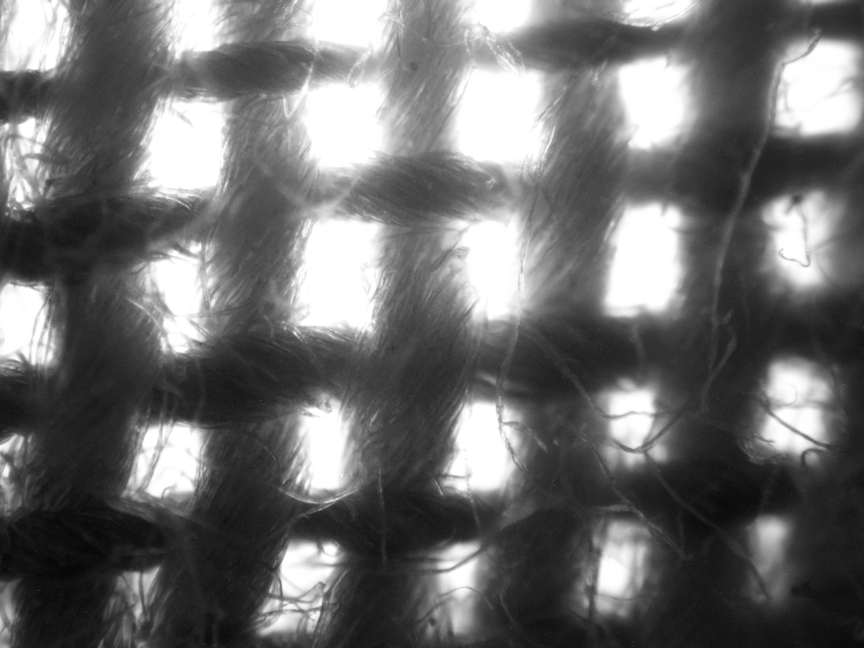
#> input picture sw10005.jpg, 2592 x 1944 px (shown at 1/3 size)
$ python project.py
#> lines starting #> are read from the running program, lines starting #| are printed output that depends on the picture; after the words box and inside, x2 and y2 are one past the last pixel; in counts of white or black regions, pixels touching at a corner belong together
import cv2
import numpy as np

# === Load Image ===
img = cv2.imread("sw10005.jpg")  # Replace with your image file
#> img is the input picture: shape (1944, 2592, 3); min 1, max 255, mean 110.7
gray = cv2.cvtColor(img, cv2.COLOR_BGR2GRAY)

# ===  Blur to reduce fine noise ===
gray_blurred = cv2.GaussianBlur(gray, (5, 5), 0)

# ===  Adaptive Threshold to get yarn (white) vs voids (black) ===
binary = cv2.adaptiveThreshold(
    gray_blurred, 255, cv2.ADAPTIVE_THRESH_GAUSSIAN_C,
    cv2.THRESH_BINARY_INV, 11, 2
)
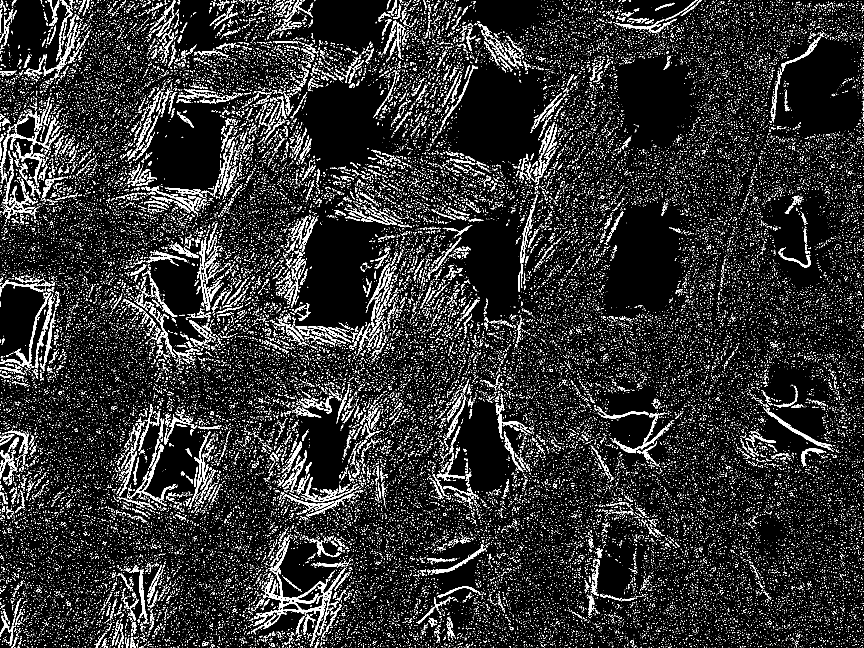
#> binary: shape (1944, 2592) (shown at 1/3 size); 9.8% white; 57173 white regions (54167 under 20 px), largest, box (x1, y1, x2, y2) and area: (770, 1700, 1037, 1941) 8162, (2300, 1223, 2496, 1349) 1977, (41, 878, 154, 1104) 1905

# ===  Morphological closing to fill small holes ===
kernel = np.ones((5, 5), np.uint8)
closed = cv2.morphologyEx(binary, cv2.MORPH_CLOSE, kernel)
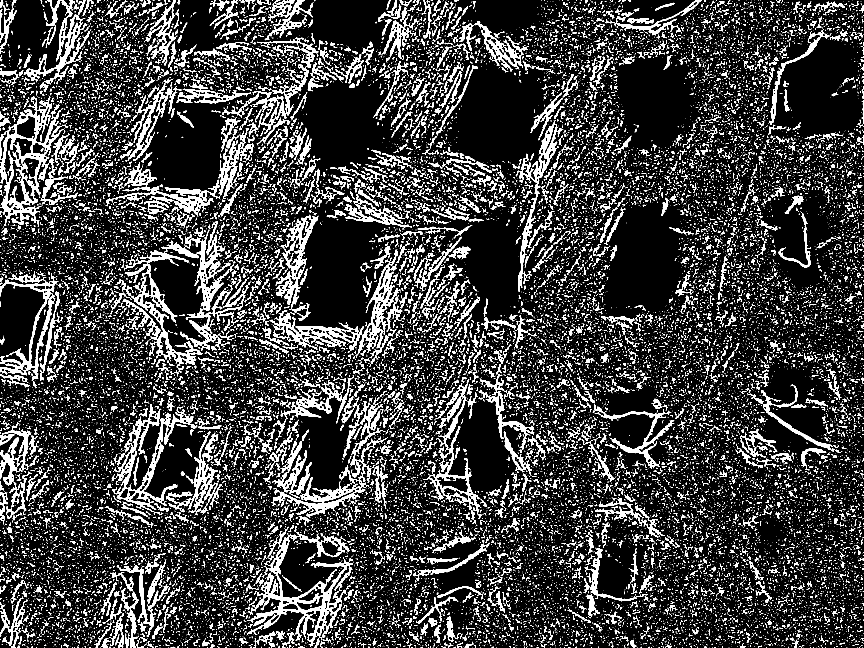
#> closed: shape (1944, 2592) (shown at 1/3 size); 15% white; 30686 white regions (26226 under 20 px), largest, box (x1, y1, x2, y2) and area: (741, 1580, 1058, 1941) 21699, (0, 289, 234, 680) 20726, (347, 722, 608, 1102) 14763

# ===  Remove small black dots inside yarn (white) ===
# Invert to find holes inside yarn
inv = cv2.bitwise_not(closed)
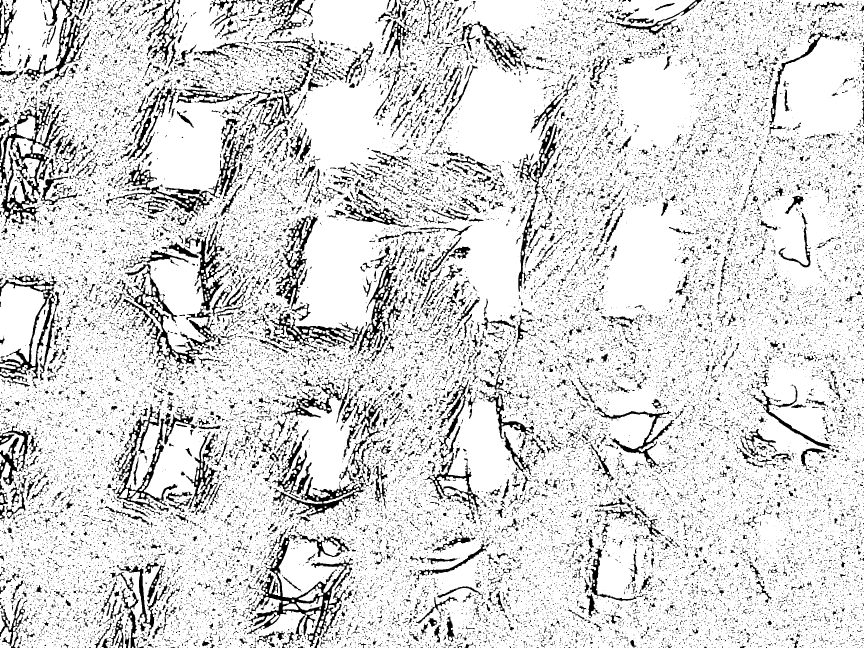
#> inv: shape (1944, 2592) (shown at 1/3 size); 85% white; 30686 black regions (26226 under 20 px)

# Find contours of small holes
contours, _ = cv2.findContours(inv, cv2.RETR_EXTERNAL, cv2.CHAIN_APPROX_SIMPLE)
#> contours = 123 contours, 25 with area under 20; largest, box (x1, y1, x2, y2) and area: (0, 0, 2592, 1944) 4894263, (0, 850, 136, 1093) 22274, (10, 414, 119, 558) 6452, (22, 481, 104, 610) 4077, (91, 896, 148, 1098) 3340
for cnt in contours:
    area = cv2.contourArea(cnt)
    if area < 150:  # Tune this threshold as needed
        cv2.drawContours(inv, [cnt], -1, (0), -1)  # Fill small black specks
#> this loop made 123 passes
#> area on passes 3, 5, 8, 9, 10, 12, 13, 15, 16, 17, 18, 20: 27, 136, 84.5, 44, 77, 70, 51, 188, 428.5, 51, 85, 29.5
#> (cnt, area) on passes 4, 14, 24, 26, 35, 49: ([[361, 1928], [361, 1935], [366, 1935], [366, 1928]], 35), ([[390, 1847], [390, 1852], [395, 1852], [395, 1847]], 25), ([[12, 1482], [12, 1488], [17, 1488], [17, 1482]], 30), ([[35, 1429], [35, 1434], [39, 1434], [39, 1429]], 20), ([[49, 1130], [49, 1134], [54, 1134], [54, 1130]], 20), ([[80, 627], [80, 631], [88, 631], [88, 627]], 32)
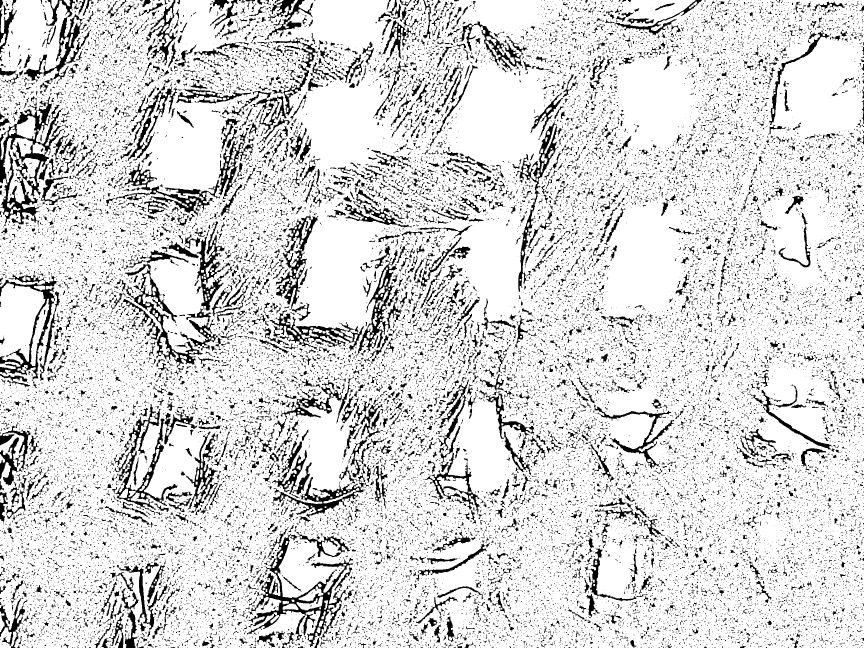
#> inv: shape (1944, 2592) (shown at 1/3 size); 84.9% white; 30686 black regions (26226 under 20 px), largest, box (x1, y1, x2, y2) and area: (0, 289, 234, 680) 21992, (741, 1580, 1058, 1941) 21699, (347, 722, 608, 1102) 14763

# Invert back to get cleaned yarn mask
cleaned = cv2.bitwise_not(inv)
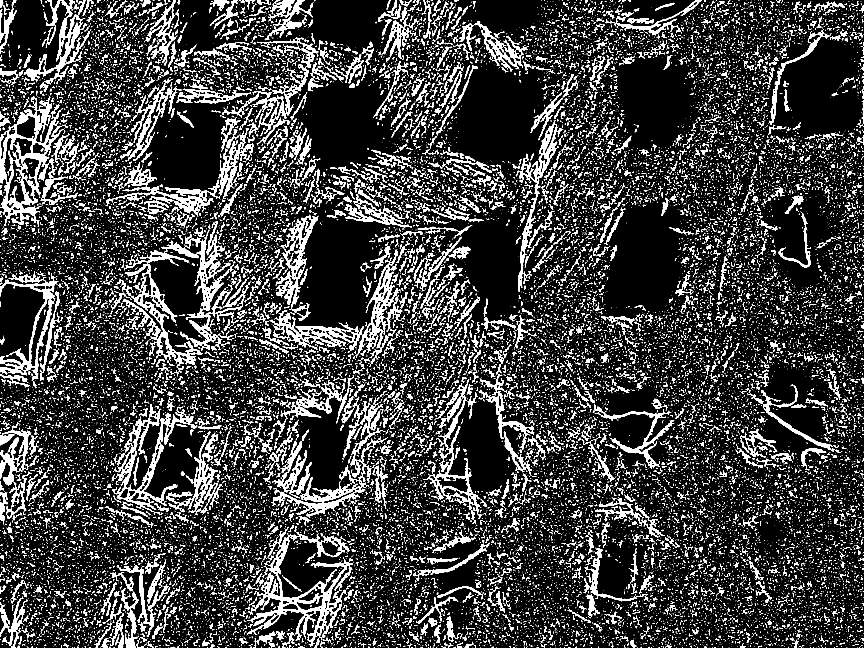
#> cleaned: shape (1944, 2592) (shown at 1/3 size); 15.1% white; 30686 white regions (26226 under 20 px), largest, box (x1, y1, x2, y2) and area: (0, 289, 234, 680) 21992, (741, 1580, 1058, 1941) 21699, (347, 722, 608, 1102) 14763

# ===  Calculate Covering Factor ===
yarn_pixels = np.sum(cleaned == 255)
#> yarn_pixels = 759998
total_pixels = cleaned.size
#> total_pixels = 5038848
covering_factor = yarn_pixels / total_pixels * 100
#> covering_factor = 15.08

print(f"✅ Cleaned Covering Factor: {covering_factor:.2f}%")
#| ✅ Cleaned Covering Factor: 15.08%
print(f"Yarn Pixels: {yarn_pixels}, Total Pixels: {total_pixels}")
#| Yarn Pixels: 759998, Total Pixels: 5038848

# ===  Show results (optional) ===
def resize(image, scale=0.5):
#> called with scale = 0.5
    h, w = image.shape[:2]
#> h = 1944; w = 2592
    return cv2.resize(image, (int(w * scale), int(h * scale)))

cv2.imshow("Original", resize(img))
cv2.imshow("Thresholded", resize(binary))
#> call 2 of resize, with scale = 0.5
#> in resize (call 2), `return cv2.resize(image, (int(w * scale), int(h * scale)))`:
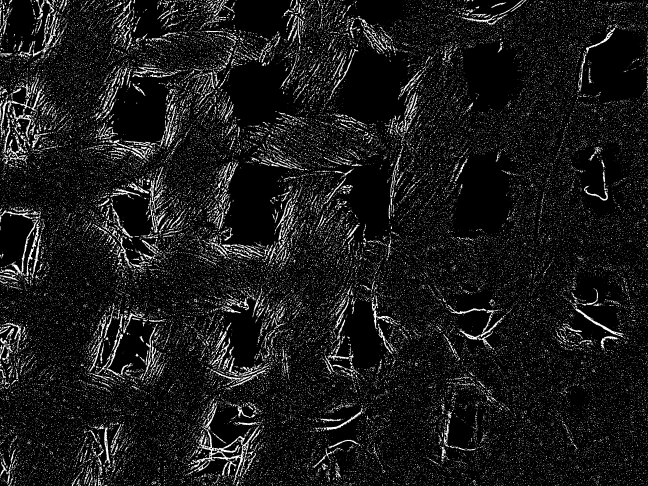
#> returned value: shape (972, 1296) (shown at 1/2 size); min 0, max 255, mean 25
cv2.imshow("After Closing", resize(closed))
#> call 3 of resize, with scale = 0.5
#> in resize (call 3), `return cv2.resize(image, (int(w * scale), int(h * scale)))`:
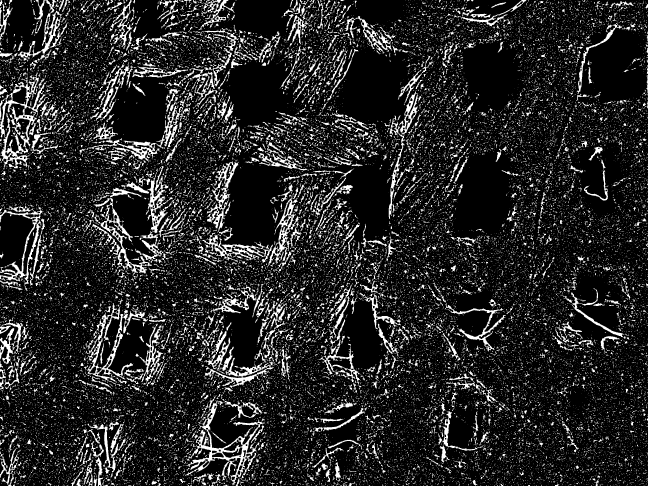
#> returned value: shape (972, 1296) (shown at 1/2 size); min 0, max 255, mean 38.2
cv2.imshow("Final Cleaned Mask", resize(cleaned))
cv2.waitKey(0)
cv2.destroyAllWindows()


# cv2.imwrite("cleaned_yarn_mask.jpg", cleaned)

$ run again, with sw10002.jpg copied over sw10005.jpg
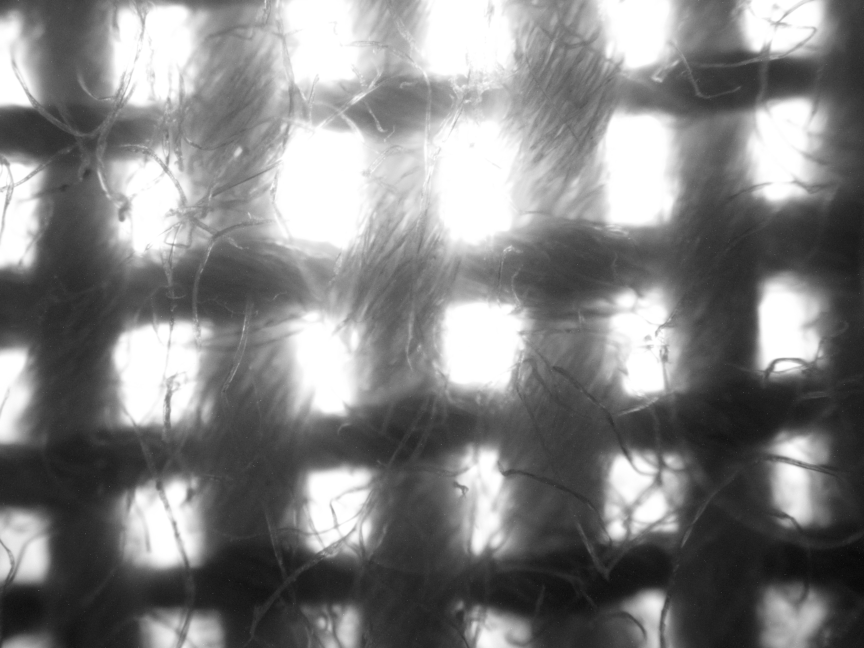
#> input picture sw10002.jpg, 2592 x 1944 px (shown at 1/3 size)
#> img is the input picture: shape (1944, 2592, 3); min 5, max 255, mean 130.3
#> binary: shape (1944, 2592); 7.6% white in thin lines or dots
#> closed: shape (1944, 2592); 11.8% white; 31630 white regions (27355 under 20 px), largest, box (x1, y1, x2, y2) and area: (358, 378, 683, 658) 8083, (817, 1459, 1130, 1696) 7265, (549, 627, 828, 863) 5779
#> `inv = cv2.bitwise_not(closed)`:
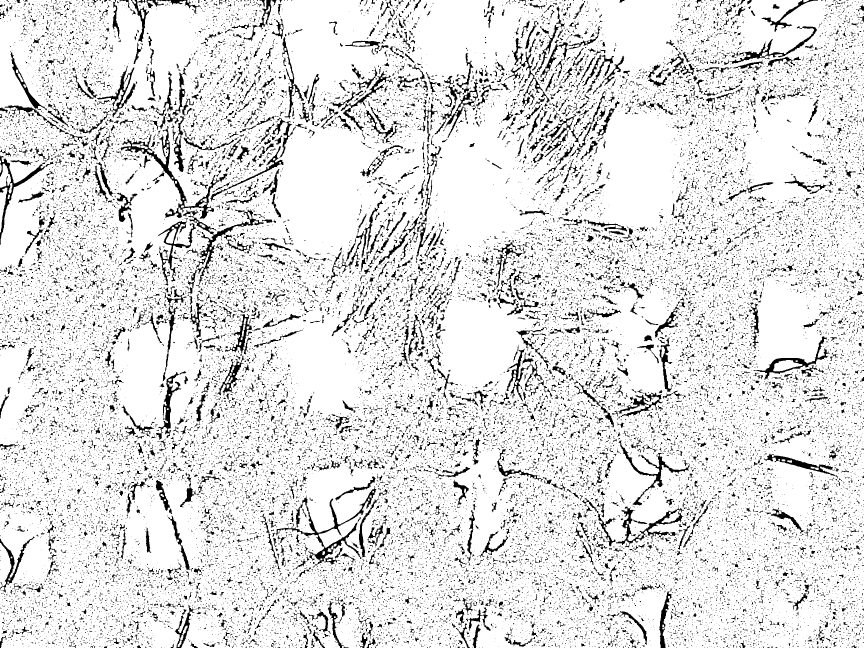
#> inv: shape (1944, 2592) (shown at 1/3 size); 88.2% white; 31630 black regions (27355 under 20 px)
#> contours = 31 contours, 11 with area under 20; largest, box (x1, y1, x2, y2) and area: (0, 0, 2592, 1944) 4997722, (0, 491, 33, 563) 1364, (0, 563, 22, 697) 1295, (26, 549, 37, 580) 176, (423, 29, 433, 56) 164
#> the loop `for cnt in contours:` made 31 passes
#> area on passes 4, 5, 7, 10, 11, 13, 14, 15: 99.5, 83.5, 156, 33.5, 24.5, 51, 1295, 175.5
#> yarn_pixels = 594272
#> covering_factor = 11.79
#| ✅ Cleaned Covering Factor: 11.79%
#| Yarn Pixels: 594272, Total Pixels: 5038848
#> in resize (call 3), `return cv2.resize(image, (int(w * scale), int(h * scale)))`:
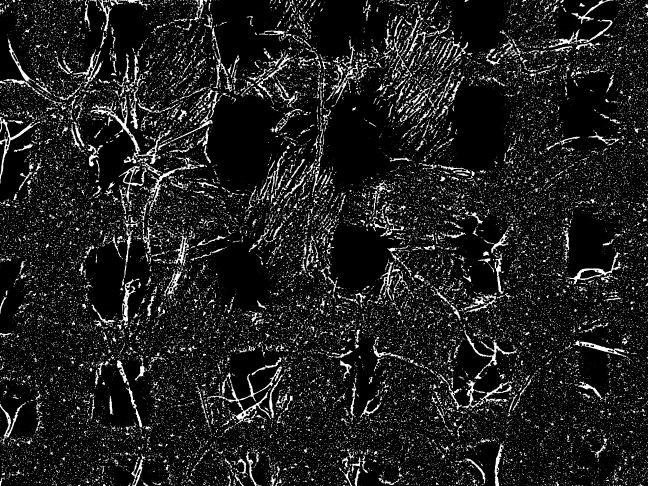
#> returned value: shape (972, 1296) (shown at 1/2 size); min 0, max 255, mean 30.1

$ run again, with sw10003.jpg copied over sw10005.jpg
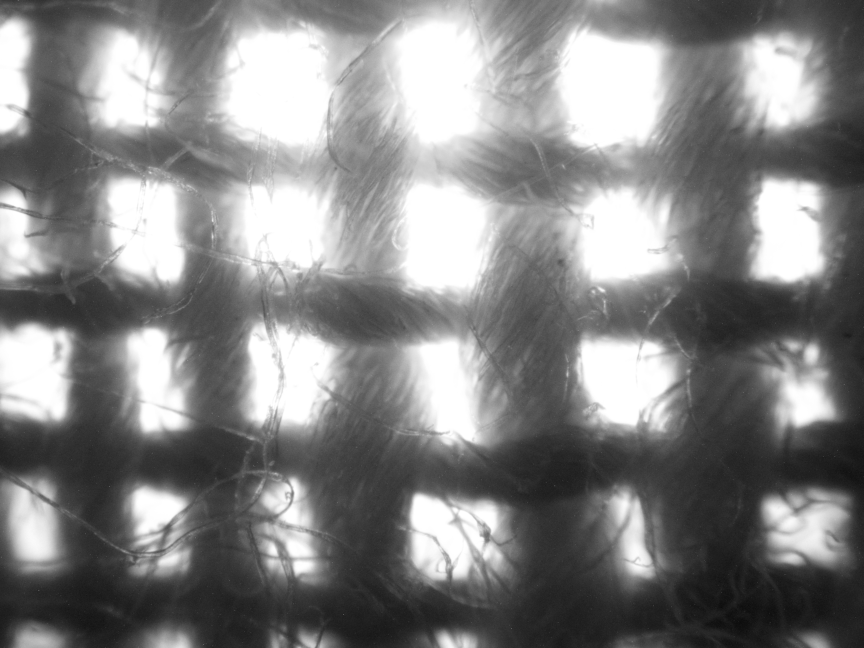
#> input picture sw10003.jpg, 2592 x 1944 px (shown at 1/3 size)
#> img is the input picture: shape (1944, 2592, 3); min 8, max 255, mean 133.1
#> binary: shape (1944, 2592); 7.3% white in thin lines or dots
#> closed: shape (1944, 2592); 11.4% white; 31511 white regions (27114 under 20 px), largest, box (x1, y1, x2, y2) and area: (1207, 1463, 1473, 1770) 11089, (613, 608, 901, 905) 9180, (320, 1479, 682, 1730) 8715
#> `inv = cv2.bitwise_not(closed)`:
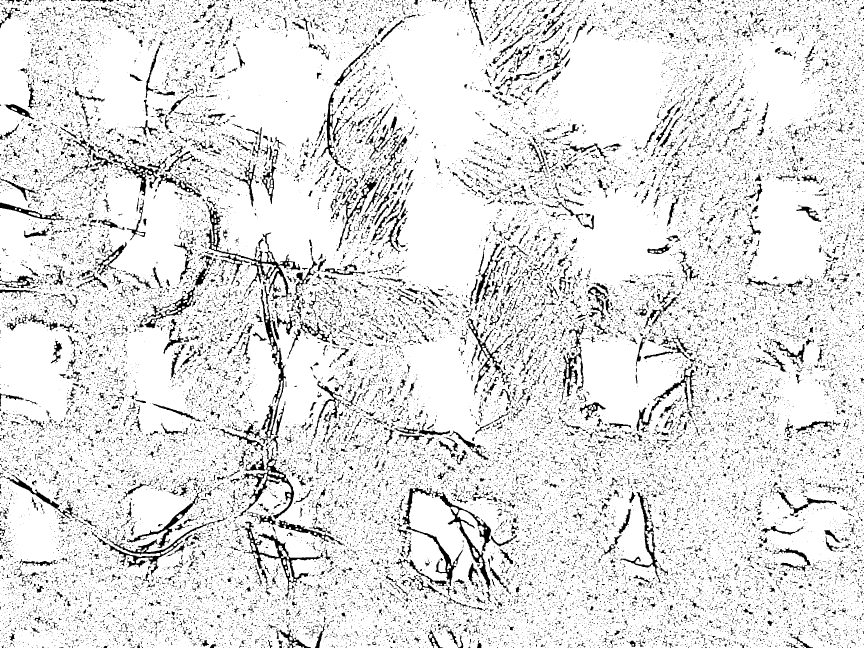
#> inv: shape (1944, 2592) (shown at 1/3 size); 88.6% white; 31511 black regions (27114 under 20 px)
#> contours = 27 contours, 8 with area under 20; largest, box (x1, y1, x2, y2) and area: (0, 0, 2592, 1944) 5012845, (877, 1926, 905, 1944) 216, (86, 636, 120, 651) 204, (34, 846, 54, 862) 202, (79, 835, 100, 847) 122
#> the loop `for cnt in contours:` made 27 passes
#> area on passes 4, 5, 8, 9, 12, 13, 14, 15: 115, 216.5, 63.5, 75.5, 29, 22.5, 73.5, 89
#> yarn_pixels = 577602
#> covering_factor = 11.46
#| ✅ Cleaned Covering Factor: 11.46%
#| Yarn Pixels: 577602, Total Pixels: 5038848
#> in resize (call 3), `return cv2.resize(image, (int(w * scale), int(h * scale)))`:
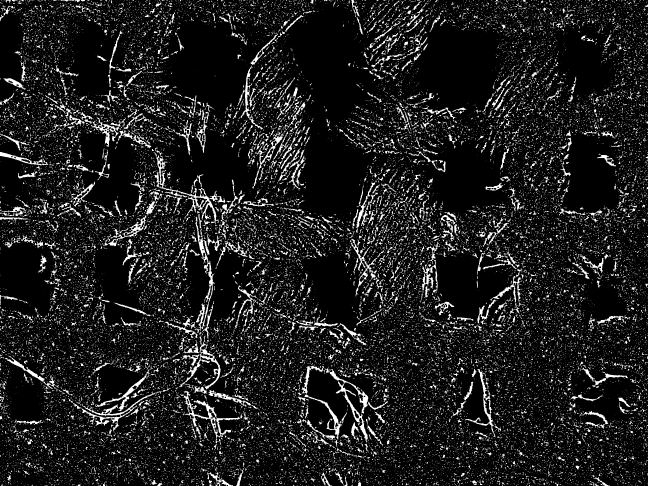
#> returned value: shape (972, 1296) (shown at 1/2 size); min 0, max 255, mean 29.2
